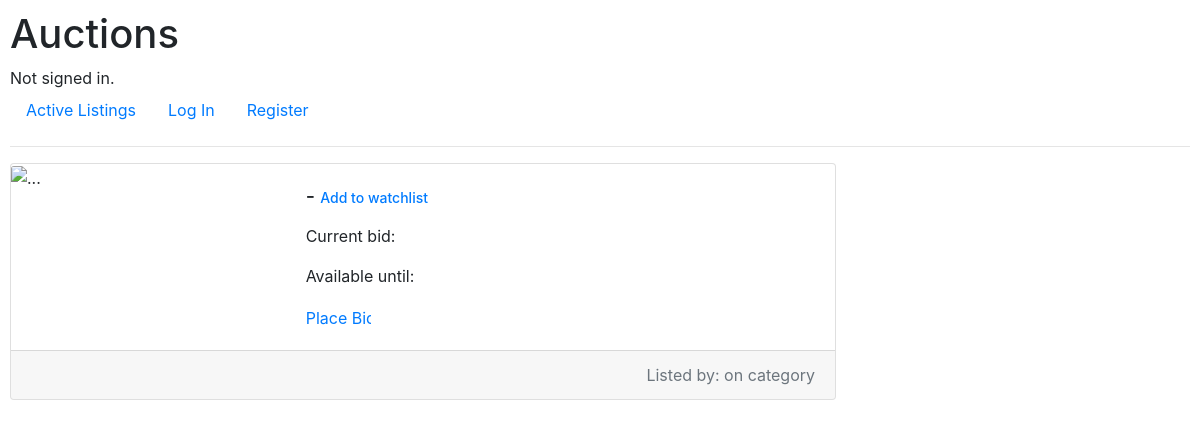
The page /list_item/books on the database as committed earlier.
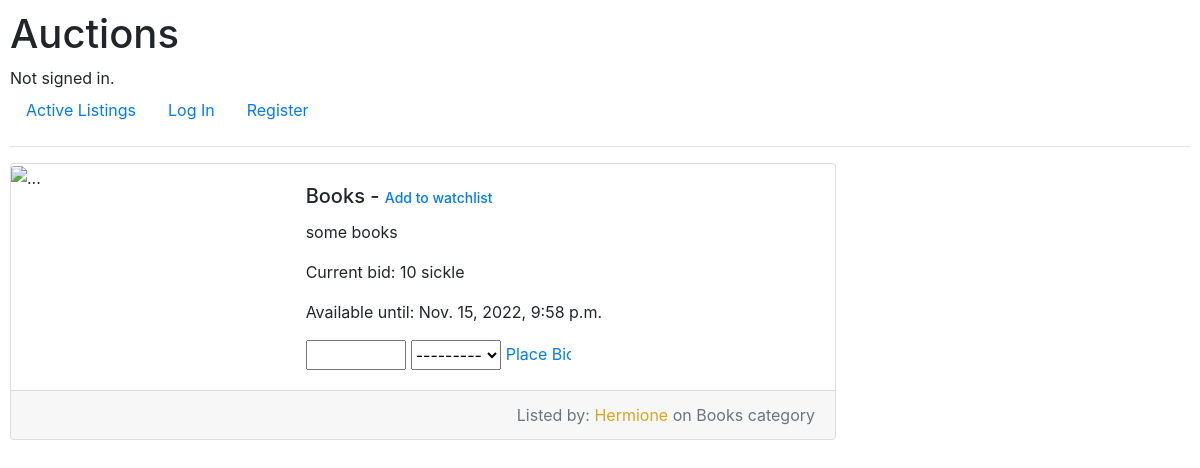
The same page on the database as committed later.
### auctions/models.py (models this page shows, shortened)
class Item(models.Model):
    owner = models.ForeignKey(User, on_delete=models.CASCADE)
    title = models.CharField(max_length=64)
    description = models.TextField()
    category = models.ForeignKey(Category, on_delete=models.CASCADE, blank=True)
    starting_bid = models.IntegerField()
    currency = models.ForeignKey(Currency, on_delete=models.CASCADE)
    bid_duration = models.IntegerField()  # should be duration in days
    image = models.URLField(max_length=200, blank=True, default="https://apply.sts.net.pk/assets/images/default-upload-image.jpg")
    slug = models.SlugField(blank=True, null=True)
    created_at = models.DateTimeField(auto_now=False, auto_now_add=True)
    last_until = models.DateTimeField(blank=True, null=True)
    active = models.BooleanField(default=False, blank=True)

class Currency(models.Model):
    name = models.CharField(max_length=7)
    base_currency = models.ForeignKey(BaseCurrency, on_delete=models.CASCADE)
    conversion_rate = models.FloatField()
    def __str__(self) -> str:
        return f"{self.name}"

class User(AbstractUser):
    pass

class Category(models.Model):
    name = models.CharField(max_length=32)

### auctions/views.py (the view)
# urls.py: path("list_item/<slug:slug>", views.list_item, name="list_item"),
def list_item(request, slug):
    bid_form = forms.CreateBidForm()
    item = models.Item.objects.filter(slug__iexact=slug)
    if item.exists():
        return render(request, template_name="auctions/item.html", context={
            "item": item.first(),
            "bid_form": bid_form
        })
    return render(request, template_name="auctions/item.html", context={
        "message": "Item not found."
    })

### auctions/forms.py
class CreateBidForm(forms.ModelForm):
    class Meta:
        model = models.Bid
        fields = ["amount", "currency"]

### auctions/templates/auctions/item.html (shortened to what this page needs)
{% extends "auctions/layout.html" %}
{% block body %}
<div class="card" style="width: 70%;">
    <div class="row no-gutters">
        <div class="col-md-4">
            <img src="{{ item.image }}" class="card-img-top" alt="...">
        </div>
        <div class="col-md-8">
            <div class="card-body">
                <h5 class="card-title">{{ item.title }} - <span class="span_link"><a href="#">Add to watchlist</a></span></h5>
                <p class="card-text">{{ item.description }}</p>
                <p class="card-text">Current bid: {{ item.starting_bid }} {{ item.currency.name }}</p>
                <p class="card-text">Available until: {{ item.last_until }}</p>
                <div>
                    <form action="{% url 'bid_item' item.slug %}" method="post">
                        <div class="flex_container">
                            <div class="bid">
                                {{ bid_form.amount }}
                            </div>
                            <div class="bid">
                                {{ bid_form.currency }}
                            </div>
                            <div class="bid">
                                <input type="submit" class="btn_as_link" value="Place Bid">
                            </div>
                        </div>
                    </form>
                </div>
            </div>
        </div>
    </div>
    <div class="row no-gutters">
        <div class="col-md-12">
            <div class="card-footer text-muted">
                <p class="text_footer">Listed by: <span id="wizard">{{ item.owner }}</span> on {{ item.category.name }} category</p>
            </div>
        </div>
    </div>
</div>
{% endblock %}

Rows that differ between the two databases and show on the page:
added Item: title "Books", description "some books", starting_bid "10", currency.name "sickle", last_until "Nov. 15, 2022, 9:58 p.m.", owner "Hermione", category.name "Books"
Other text that changed with them:
form field currency: (not shown) → "---------"
